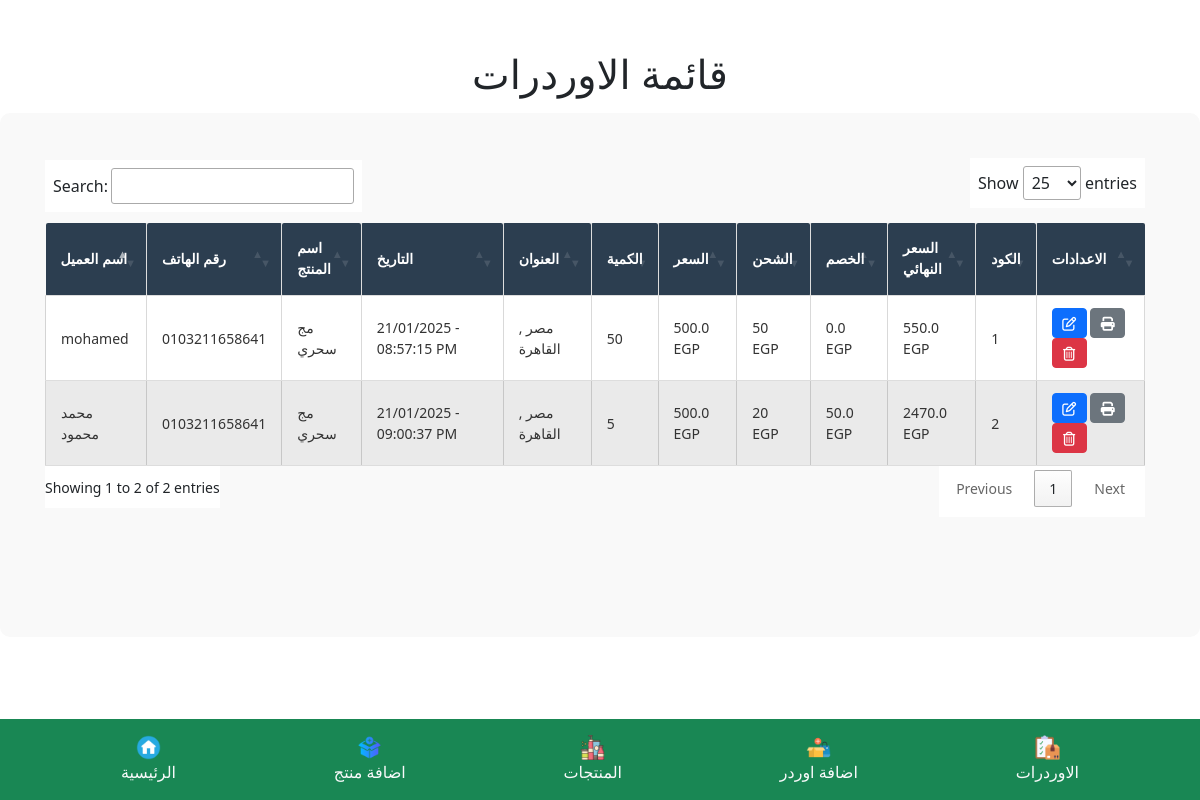
Screenshot of /crm/orders/orders (signed in) with the database file from the repository.
### app.py (models this page shows, shortened)
class Order(db.Model):
    id = db.Column(db.Integer, primary_key=True)
    product_id = db.Column(db.Integer, db.ForeignKey('product.id'), nullable=False)
    customer_name = db.Column(db.String(150), nullable=False)
    phone_number = db.Column(db.String(20), nullable=False)
    address = db.Column(db.Text, nullable=False)
    quantity = db.Column(db.Integer, nullable=False)
    price = db.Column(db.Float, nullable=False)
    shipping_cost = db.Column(db.Integer, default=0)
    discount = db.Column(db.Float, default=0.0)
    total_price = db.Column(db.Float, nullable=False)
    created_at = db.Column(db.DateTime, default=datetime.utcnow)
    product = db.relationship('Product', backref=db.backref('orders', lazy=True))

class Product(db.Model):
    id = db.Column(db.Integer, primary_key=True)
    name = db.Column(db.String(100), nullable=False)
    description = db.Column(db.Text, nullable=False)
    price = db.Column(db.Float, nullable=False)
    old_price = db.Column(db.Float, nullable=True)
    image_filename = db.Column(db.String(100), nullable=False)
    created_at = db.Column(db.DateTime, default=datetime.utcnow)

### app.py (the view)
@app.route('/crm/orders/orders', methods=['GET'])
@login_required
def orders():
    orders = Order.query.order_by(Order.created_at.desc()).all()
    return render_template('CRM/orders/orders.html', orders=orders)

### app.py (called while the page is built)
@login_manager.user_loader
def load_user(user_id):
    return db.session.get(User, int(user_id))

### templates/CRM/orders/orders.html (shortened to what this page needs)
<!DOCTYPE html>
<html lang="ar">
<head>
    <link href="https://cdn.jsdelivr.net/npm/bootstrap@5.3.0-alpha1/dist/css/bootstrap.min.css" rel="stylesheet">
    <link rel="stylesheet" href="{{ url_for('static', filename='CRM/css/tables.css') }}">
    <link rel="stylesheet" href="{{ url_for('static', filename='css/style.css') }}">
    <link rel="stylesheet" href="https://cdn.datatables.net/1.13.4/css/jquery.dataTables.min.css">
    <link rel="stylesheet" href="https://cdnjs.cloudflare.com/ajax/libs/font-awesome/6.5.1/css/all.min.css" />
</head>
<body >
    <h1 class="text-center p-20" style="margin-top: 50px;"> قائمة الاوردرات </h1>
    <div class="table-container">
        <section class="table">
            <table id="example" class="cell-border" style="width:100%">
                <thead>
                    <tr>
                        <th> اسم العميل  </th>
                        <th> رقم الهاتف </th>
                        <th> اسم المنتج </th>
                        <th> التاريخ </th>
                        <th> العنوان </th>
                        <th> الكمية </th>
                        <th> السعر </th>
                        <th> الشحن </th>
                        <th> الخصم </th>
                        <th> السعر النهائي </th>
                        <th> الكود</th>
                        <th> الاعدادات</th>
                    </tr>
                </thead>
                <tbody>
                    {% for order in orders %}
                    <tr>
                        <td>{{ order.customer_name }}</td>
                        <td>{{ order.phone_number }}</td>
                        <td>{{ order.product.name }}</td>
                        <td>{{ order.created_at.strftime('%d/%m/%Y - %I:%M:%S %p') }}</td>
                        <td>{{ order.address }}</td>
                        <td>{{ order.quantity }}</td>
                        <td>{{ order.price }} EGP</td>
                        <td>{{ order.shipping_cost }} EGP</td>
                        <td>{{ order.discount }} EGP</td>
                        <td>{{ order.total_price }} EGP</td>
                        <td>{{ order.id }}</td>
                        <td>
                            <a href="{{ url_for('edit_order', order_id=order.id) }}">
                                <button class="btn btn-primary btn-sm"><i class="fa-regular fa-pen-to-square"></i> </button>
                            </a>
                            <a href="{{ url_for('customer_invoice', order_id=order.id) }}" target="_blank">
                                <button class="btn btn-secondary btn-sm">
                                    <i class="fa-solid fa-print"></i>
                                </button>
                            </a>
                            <form method="POST" action="{{ url_for('delete_order', order_id=order.id) }}" style="display:inline;">
                                <button type="submit" class="btn btn-danger btn-sm" onclick="return confirm('هل أنت متأكد من الحذف؟')">
                                    <i class="fa-regular fa-trash-can" style="color:rgb(255, 255, 255);"></i>
                                </button>
                            </form>
                        </td>
                    </tr>
                    {% endfor %}
                </tbody>
            </table>
        </section>
    </div>
    <footer class="fixed-bottom bg-success p-3">
        <div class="container d-flex justify-content-around">
            <a href="{{ url_for('home') }}"  class="text-light d-flex flex-column align-items-center text-center">
                <img src="{{ url_for('static', filename='CRM/images/home.png') }}" alt="الرئيسية" width="25">
                الرئيسية
            </a>
            <a href="{{ url_for('create_products') }}" class="text-light d-flex flex-column align-items-center text-center">
                <img src="{{ url_for('static', filename='CRM/images/add-product.png') }}" alt="اضافة منتج" width="25">
                اضافة منتج
            </a>
            <a href="{{ url_for('products') }}"  class="text-light d-flex flex-column align-items-center text-center">
                <img src="{{ url_for('static', filename='CRM/images/products.png') }}" alt="المنتجات" width="25">
                المنتجات
            </a>
            <a href="{{ url_for('create_orders') }}"  class="text-light d-flex flex-column align-items-center text-center">
                <img src="{{ url_for('static', filename='CRM/images/add-order.png') }}" alt="اضافة اوردر" width="25">
                اضافة اوردر
            </a>
            <a href="{{ url_for('orders') }}"  class="text-light d-flex flex-column align-items-center text-center">
                <img src="{{ url_for('static', filename='CRM/images/checklist.png') }}" alt="الاوردرات" width="25">
                الاوردرات
            </a>
        </div>
    </footer>
</body>
</html>

### static/CRM/css/tables.css (style rules this page uses)
button { border: none; cursor: pointer; background-color: #2980b9; color: #fff; border-radius: 5px; transition: 0.5s; width: 35px; height: 30px; }
button { background-color: #3498db; }
img { width: 25px; height: 25px; }
.table-container { overflow-x: auto; background-color: #f9f9f9; margin-top: 15px; border-radius: 10px; }
.table { margin-top: 25px; width: 95%; height: 75%; margin-left: 25px ; margin-bottom: 100px; padding: 20px; border-radius: 8px; border-collapse: collapse; }
#example { width: 100%; border-collapse: collapse; }
#example th, #example td { padding: 12px 15px; text-align: left; border-bottom: 1px solid #ddd; text-align: left; }
#example th { background-color: #2C3E50; color: white; position: relative; font-family: 'Arial', sans-serif; font-size: 14px; font-weight: bold; padding: 15px 15px; border-right: 1px solid #ddd; border-radius: 2px; }
#example th:last-child { border-right: none; }
#example tr:nth-child(even) { background-color: #dddddd9b; }
#example td { color: #333; font-size: 14px; }
#example th.sorting:before, #example th.sorting_asc:before, #example th.sorting_desc:before { font-family: FontAwesome; padding-right: 8px; color: #ffffff; }

### static/css/style.css (style rules this page uses)
a { text-decoration: none; }

### rows the page displays
Order: customer_name "محمد محمود", phone_number "0103211658641", product.name "مج سحري", created_at "21/01/2025 - 09:00:37 PM", address "مصر , القاهرة", quantity "5", price "500.0", shipping_cost "20", discount "50.0", total_price "2470.0", id "2"
Order: customer_name "mohamed", phone_number "0103211658641", product.name "مج سحري", created_at "21/01/2025 - 08:57:15 PM", address "مصر , القاهرة", quantity "50", price "500.0", shipping_cost "50", discount "0.0", total_price "550.0", id "1"
